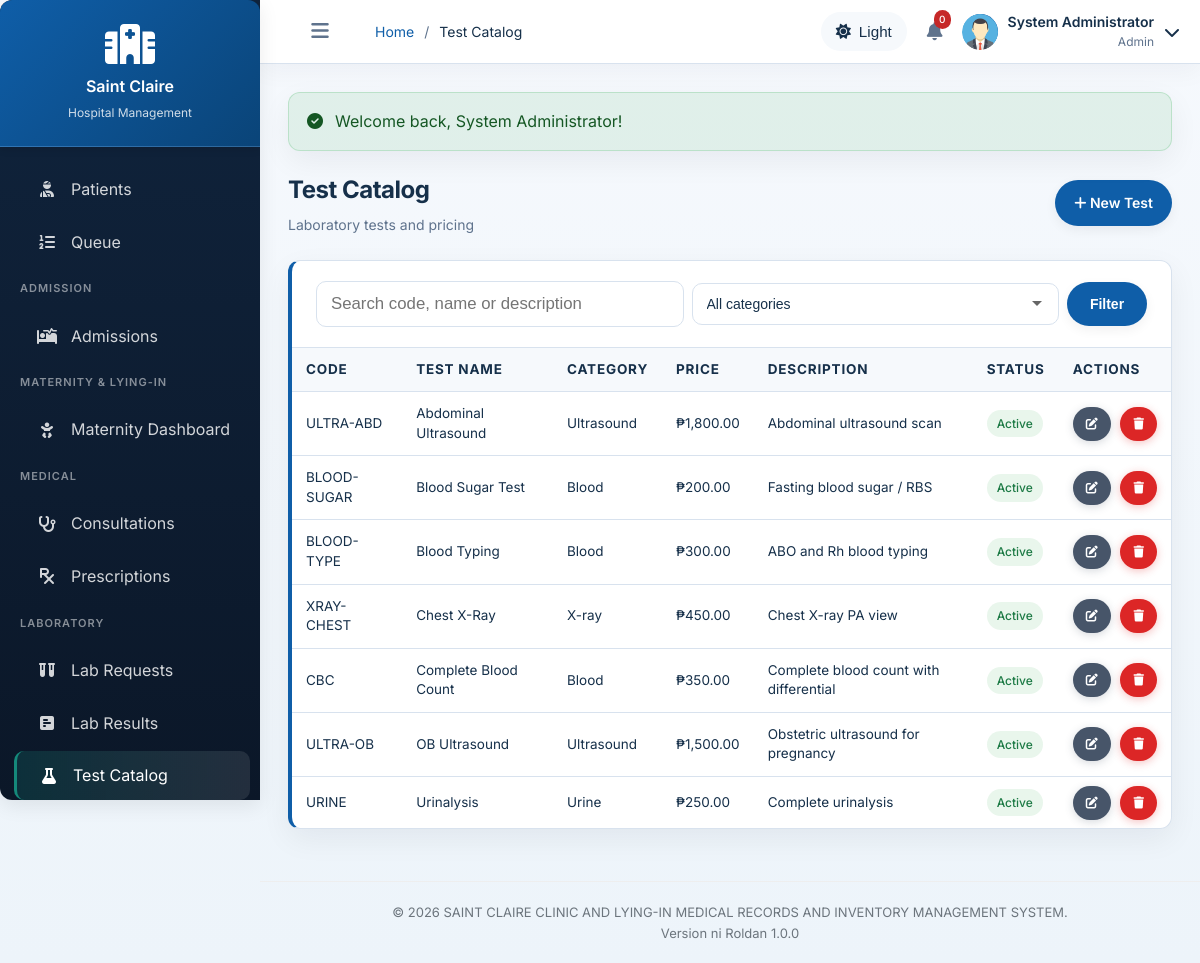
/modules/laboratory/tests.php (signed in), run on the app's committed database.
### tables this page shows
CREATE TABLE laboratory_tests (
    id INT AUTO_INCREMENT PRIMARY KEY,
    test_code VARCHAR(20) UNIQUE NOT NULL,
    test_name VARCHAR(100) NOT NULL,
    category ENUM('blood', 'urine', 'imaging', 'ultrasound', 'x-ray', 'ct-scan', 'mri', 'other') NOT NULL,
    description TEXT,
    normal_range TEXT,
    price DECIMAL(10,2) NOT NULL,
    status ENUM('active', 'inactive') DEFAULT 'active',
    created_at TIMESTAMP DEFAULT CURRENT_TIMESTAMP
);

### config/config.php (called while the page is built, shortened)
<?php
function formatCurrency($amount) {
    return '₱' . number_format($amount, 2);
}
function isLoggedIn() {
    return isset($_SESSION['user_id']) && !empty($_SESSION['user_id']);
}
function hasRole($roles) {
    $userRole = getActiveRole();
    $roles = array_map(function($r){ return strtolower(trim($r)); }, $roles);
    return in_array($userRole, $roles, true);
}
function getUserBaseRole() {
    return isset($_SESSION['base_role']) && !empty($_SESSION['base_role'])
        ? strtolower(trim($_SESSION['base_role']))
        : (isset($_SESSION['user_role']) ? strtolower(trim($_SESSION['user_role'])) : null);
}
function getActiveRole() {
    return isset($_SESSION['user_role']) && !empty($_SESSION['user_role'])
        ? strtolower(trim($_SESSION['user_role']))
        : getUserBaseRole();
}
?>

### modules/laboratory/tests.php (the view, shortened to what this page needs)
<?php
require_once __DIR__ . '/../../config/config.php';
$conn = getDBConnection();
$q = isset($_GET['q']) ? sanitize($_GET['q']) : '';
$sql = "SELECT * FROM laboratory_tests";
$sql .= ' ORDER BY test_name ASC';
$tests = $conn->query($sql);
include __DIR__ . '/../../includes/header.php';
?>
<div class="page-header">
    <div>
        <h1 class="page-title">Test Catalog</h1>
        <p class="page-subtitle">Laboratory tests and pricing</p>
    </div>
    <?php if (hasRole(['admin'])): ?>
    <div>
        <a href="tests-add.php" class="btn btn-primary"><i class="fas fa-plus"></i> New Test</a>
    </div>
    <?php endif; ?>
</div>
<div class="card">
    <div class="card-header">
        <form method="GET" style="display:flex; gap:8px; align-items:center; width:100%;">
            <input type="text" name="q" class="form-control" placeholder="Search code, name or description" value="<?php echo htmlspecialchars($q); ?>">
            <select name="category" class="form-control">
                <option value="">All categories</option>
            </select>
            <button class="btn btn-primary">Filter</button>
        </form>
    </div>
    <div class="card-body" style="padding:0;">
        <?php if ($tests && $tests->num_rows > 0): ?>
        <div class="table-container">
            <table class="table">
                <thead>
                    <tr>
                        <th>Code</th>
                        <th>Test Name</th>
                        <th>Category</th>
                        <th>Price</th>
                        <th>Description</th>
                        <th>Status</th>
                        <th>Actions</th>
                    </tr>
                </thead>
                <tbody>
                    <?php while ($t = $tests->fetch_assoc()): ?>
                    <tr>
                        <td><?php echo htmlspecialchars($t['test_code']); ?></td>
                        <td><?php echo htmlspecialchars($t['test_name']); ?></td>
                        <td><?php echo htmlspecialchars(ucfirst($t['category'])); ?></td>
                        <td><?php echo formatCurrency($t['price']); ?></td>
                        <td><?php echo htmlspecialchars(strlen($t['description'])>100?substr($t['description'],0,100).'...':$t['description']); ?></td>
                        <td><?php echo $t['status']==='active' ? '<span class="badge badge-success">Active</span>' : '<span class="badge badge-secondary">Inactive</span>'; ?></td>
                        <td class="table-actions">
                            <a href="tests-edit.php?id=<?php echo $t['id']; ?>" class="btn btn-sm btn-secondary"><i class="fas fa-edit"></i></a>
                            <?php
                                $reqCount = 0;
                                $rc = $conn->query("SELECT COUNT(*) as cnt FROM laboratory_requests WHERE test_id = " . (int)$t['id']);
                                if ($rc && $rc->num_rows > 0) $reqCount = (int)$rc->fetch_assoc()['cnt'];
                            ?>
                            <?php if ($reqCount > 0): ?>
                                <form method="POST" style="display:inline; margin-left:6px;">
                                    <input type="hidden" name="id" value="<?php echo $t['id']; ?>">
                                    <input type="hidden" name="action" value="inactivate">
                                    <button type="submit" class="btn btn-sm btn-warning" title="Mark inactive (has <?php echo $reqCount; ?> request(s))"><i class="fas fa-ban"></i></button>
                                </form>
                            <?php else: ?>
                                <form method="POST" style="display:inline; margin-left:6px;" onsubmit="return confirm('Delete this test?');">
                                    <button type="submit" class="btn btn-sm btn-danger"><i class="fas fa-trash"></i></button>
                                </form>
                            <?php endif; ?>
                        </td>
                    </tr>
                    <?php endwhile; ?>
                </tbody>
            </table>
        </div>
        <?php else: ?>
        <div style="padding:40px; text-align:center; color:#999;">No tests found.</div>
        <?php endif; ?>
    </div>
</div>
<?php
include __DIR__ . '/../../includes/footer.php';
?>

### data on the page
laboratory_tests: test_code "ULTRA-ABD", test_name "Abdominal Ultrasound", category "Ultrasound", price "₱1,800.00", description "Abdominal ultrasound scan", status "Active"
laboratory_tests: test_code "BLOOD-SUGAR", test_name "Blood Sugar Test", category "Blood", price "₱200.00", description "Fasting blood sugar / RBS", status "Active"
laboratory_tests: test_code "BLOOD-TYPE", test_name "Blood Typing", category "Blood", price "₱300.00", description "ABO and Rh blood typing", status "Active"
laboratory_tests: test_code "XRAY-CHEST", test_name "Chest X-Ray", category "X-ray", price "₱450.00", description "Chest X-ray PA view", status "Active"
laboratory_tests: test_code "CBC", test_name "Complete Blood Count", category "Blood", price "₱350.00", description "Complete blood count with differential", status "Active"
laboratory_tests: test_code "ULTRA-OB", test_name "OB Ultrasound", category "Ultrasound", price "₱1,500.00", description "Obstetric ultrasound for pregnancy", status "Active"
laboratory_tests: test_code "URINE", test_name "Urinalysis", category "Urine", price "₱250.00", description "Complete urinalysis", status "Active"

### other printed values
$pageTitle "Test Catalog"
$notificationCount "0"
$_SESSION['user_name'] "System Administrator"
getActiveRole() "Admin"
$flash['message'] "Welcome back, System Administrator!"
APP_VERSION "1.0.0"
